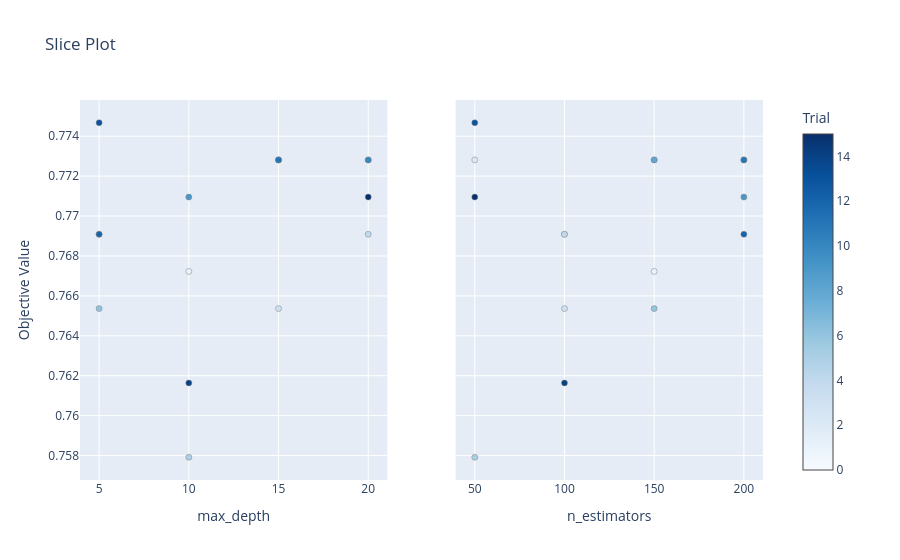

Notebook cell for this chart:
### Code cell
# 3. Slice Plot
plot_slice(study).show()

### Figure 1 — Plotly figure (JSON) as saved in the notebook; plotly's stock layout.template omitted (floating-point values rounded to 4 significant figures)
{"data": [{"marker": {"color": [0, 1, 2, 3, 4, 5, 6, 7, 8, 9, 10, 11, 12, 13, 14, 15], "colorbar": {"title": {"text": "Trial"}, "x": 1.0, "xpad": 40}, "colorscale": [[0.0, "rgb(247,251,255)"], [0.125, "rgb(222,235,247)"], [0.25, "rgb(198,219,239)"], [0.375, "rgb(158,202,225)"], [0.5, "rgb(107,174,214)"], [0.625, "rgb(66,146,198)"], [0.75, "rgb(33,113,181)"], [0.875, "rgb(8,81,156)"], [1.0, "rgb(8,48,107)"]], "line": {"color": "Grey", "width": 0.5}, "showscale": true}, "mode": "markers", "name": "Feasible Trial", "showlegend": false, "x": [5, 10, 15, 15, 20, 10, 5, 20, 15, 10, 20, 15, 5, 5, 10, 20], "y": [0.7691, 0.7672, 0.7728, 0.7654, 0.7691, 0.7579, 0.7654, 0.7728, 0.7728, 0.7709, 0.7728, 0.7728, 0.7691, 0.7747, 0.7616, 0.7709], "type": "scatter", "xaxis": "x", "yaxis": "y"}, {"marker": {"color": [0, 1, 2, 3, 4, 5, 6, 7, 8, 9, 10, 11, 12, 13, 14, 15], "colorbar": {"title": {"text": "Trial"}, "x": 1.0, "xpad": 40}, "colorscale": [[0.0, "rgb(247,251,255)"], [0.125, "rgb(222,235,247)"], [0.25, "rgb(198,219,239)"], [0.375, "rgb(158,202,225)"], [0.5, "rgb(107,174,214)"], [0.625, "rgb(66,146,198)"], [0.75, "rgb(33,113,181)"], [0.875, "rgb(8,81,156)"], [1.0, "rgb(8,48,107)"]], "line": {"color": "Grey", "width": 0.5}, "showscale": false}, "mode": "markers", "name": "Feasible Trial", "showlegend": false, "x": [100, 150, 50, 100, 100, 50, 150, 150, 150, 200, 200, 200, 200, 50, 100, 50], "y": [0.7691, 0.7672, 0.7728, 0.7654, 0.7691, 0.7579, 0.7654, 0.7728, 0.7728, 0.7709, 0.7728, 0.7728, 0.7691, 0.7747, 0.7616, 0.7709], "type": "scatter", "xaxis": "x2", "yaxis": "y2"}], "layout": {"xaxis": {"anchor": "y", "domain": [0.0, 0.45], "title": {"text": "max_depth"}}, "yaxis": {"anchor": "x", "domain": [0.0, 1.0], "title": {"text": "Objective Value"}}, "xaxis2": {"anchor": "y2", "domain": [0.55, 1.0], "title": {"text": "n_estimators"}}, "yaxis2": {"anchor": "x2", "domain": [0.0, 1.0], "matches": "y", "showticklabels": false}, "title": {"text": "Slice Plot"}}}
